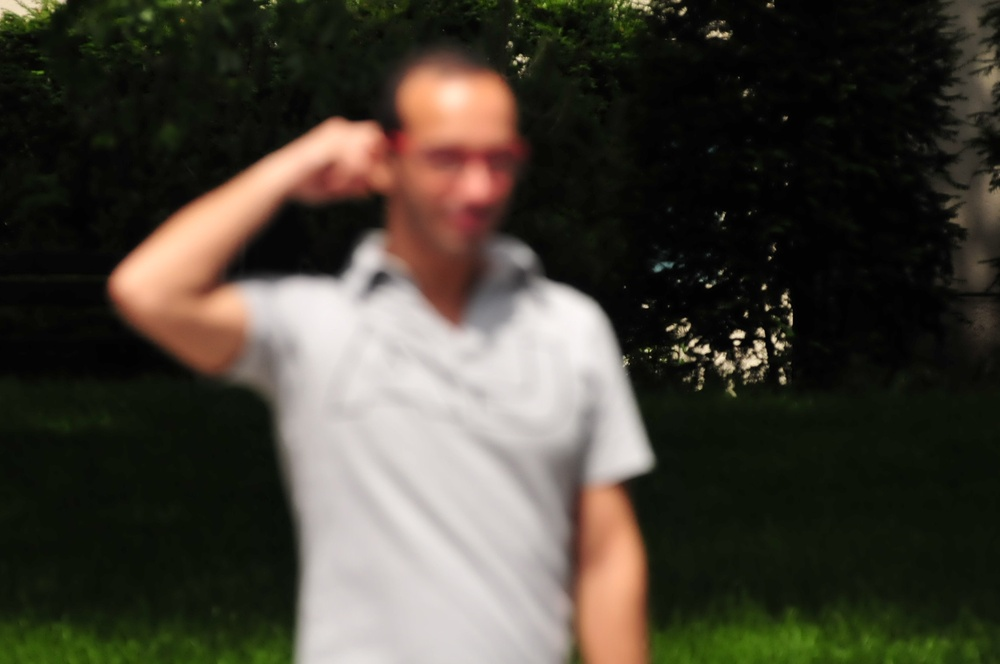
%> input picture Assets/Image2.JPG, 1000 x 664 px, shrunk from 2144 x 1424 before the run
$ octave image2.m   (GNU Octave 9; MATLAB toolbox functions it lacks are replaced by stand-ins)
%> lines starting %> are read from the running program, lines starting %| are printed output that depends on the picture
%==========================================================================
% IMAGE 2: COLOR DEBLURRING AND ENHANCEMENT
%==========================================================================
% Purpose: Recover clarity from a blurred color image
% Problem: Strong defocus blur (loss of detail)
% Techniques: Blind Deconvolution (per channel), Sharpening, Contrast Enhance
%==========================================================================

clear all; close all; clc;

%% Initial path setup
path = "C:\Users\DELL\Desktop\ICV_Assignment";
cd(path);

% Paths
imagePath = 'Assets/Image2.JPG';
outputFolder = 'Output/Image2/';

if ~exist(outputFolder, 'dir')
    mkdir(outputFolder);
end

%% Load Image
img = imread(imagePath);
%> img is the input picture: size 664x1000x3 uint8; mean R, G, B 68.5, 64, 53.7
img = im2double(img);
%> img: size 664x1000x3 double

%% Image Metrics
[rows, cols, channels] = size(img);
%> rows = 664; cols = 1000; channels = 3
numPixels = rows * cols;
%> numPixels = 664000

fprintf('--- Image Metrics ---\n');
fprintf('Width: %d pixels\n', cols);
%| Width: 1000 pixels
fprintf('Height: %d pixels\n', rows);
%| Height: 664 pixels
fprintf('Channels: %d\n', channels);
%| Channels: 3
fprintf('Total Pixels: %d\n', numPixels);
%| Total Pixels: 664000

%% Split Channels
R = img(:,:,1);
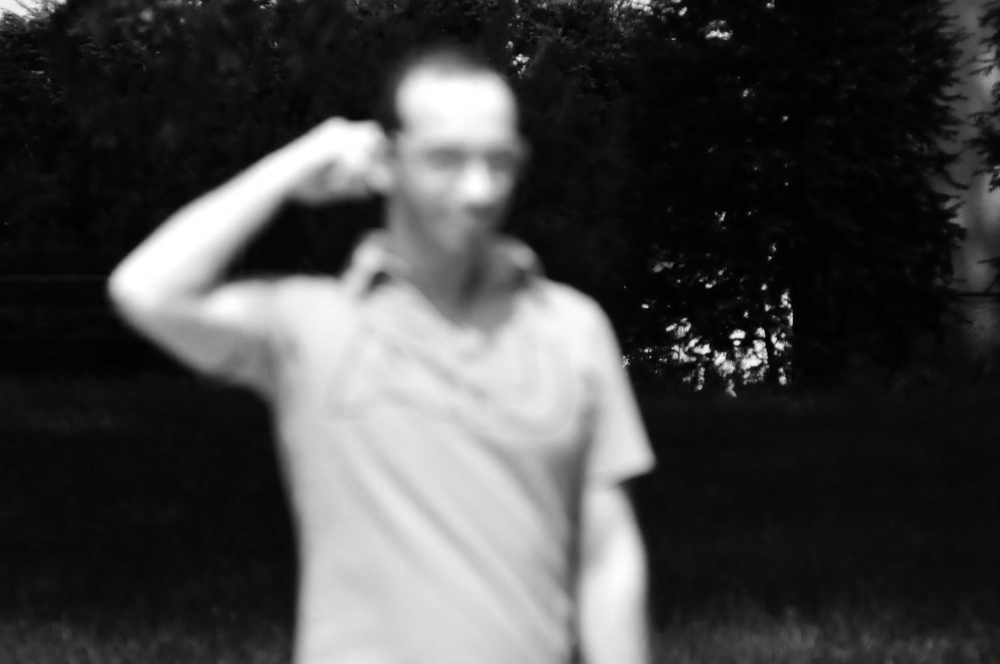
%> R: size 664x1000 double; min 0, max 1, mean 0.269
G = img(:,:,2);
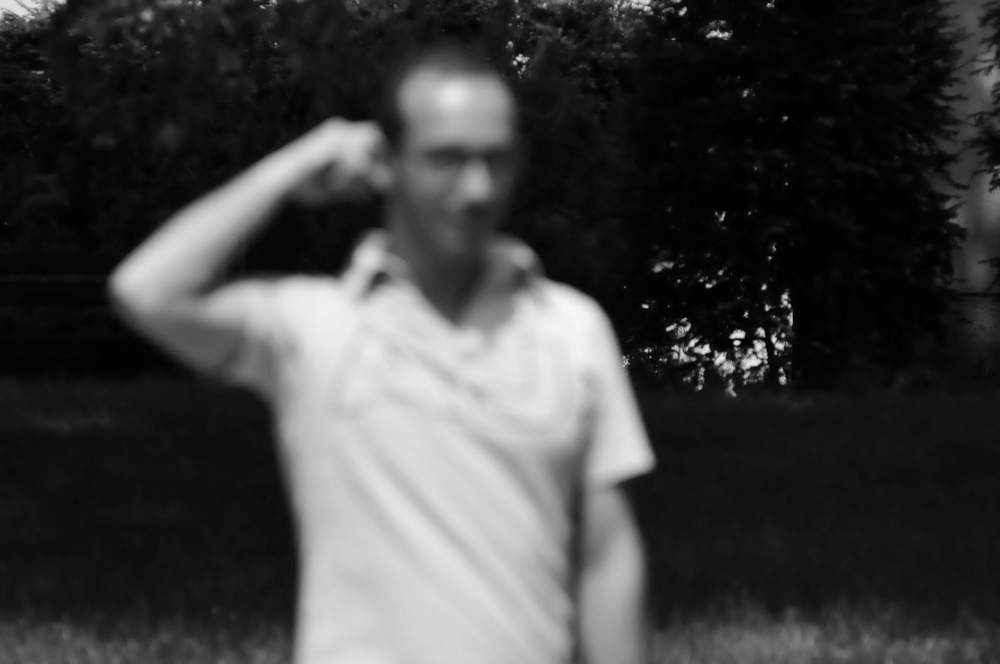
%> G: size 664x1000 double; min 0, max 0.965, mean 0.251
B = img(:,:,3);
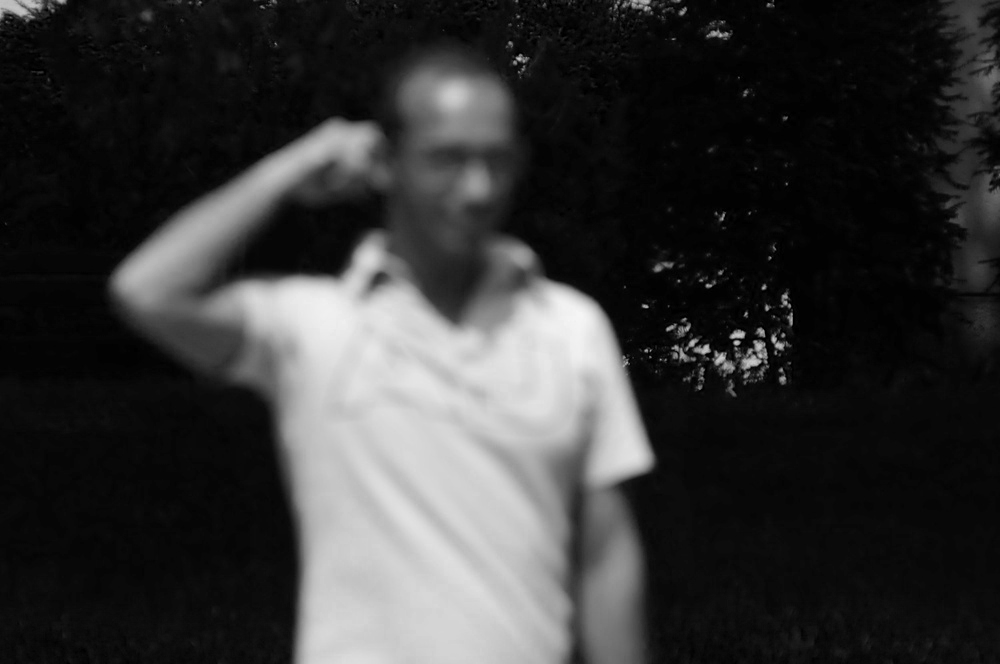
%> B: size 664x1000 double; min 0, max 0.961, mean 0.211

%% Blind Deconvolution (Per Channel)

psf_size = 35;
psf_sigma = 7;
iterations = 50;

PSF = fspecial('gaussian', psf_size, psf_sigma);

%> (the run ends here)

$ run again, with Assets/Image1.jpg copied over Assets/Image2.JPG
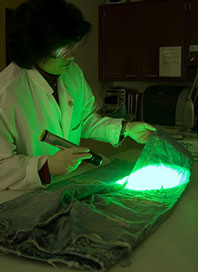
%> input picture Assets/Image1.jpg, 198 x 272 px
%> img is the input picture: size 272x198x3 uint8; mean R, G, B 42.7, 69, 32.5
%> img: size 272x198x3 double
%| Width: 198 pixels
%| Height: 272 pixels
%| Channels: 3
%| Total Pixels: 53856
%> `G = img(:,:,2);`:
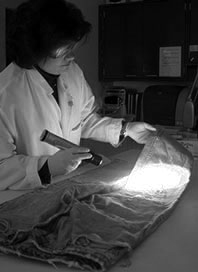
%> G: size 272x198 double; min 0, max 1, mean 0.271
%> `B = img(:,:,3);`:
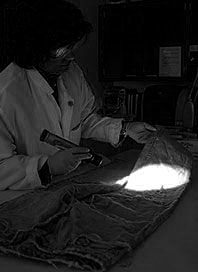
%> B: size 272x198 double; min 0, max 1, mean 0.127

$ run again, with Assets/Image4.jpg copied over Assets/Image2.JPG
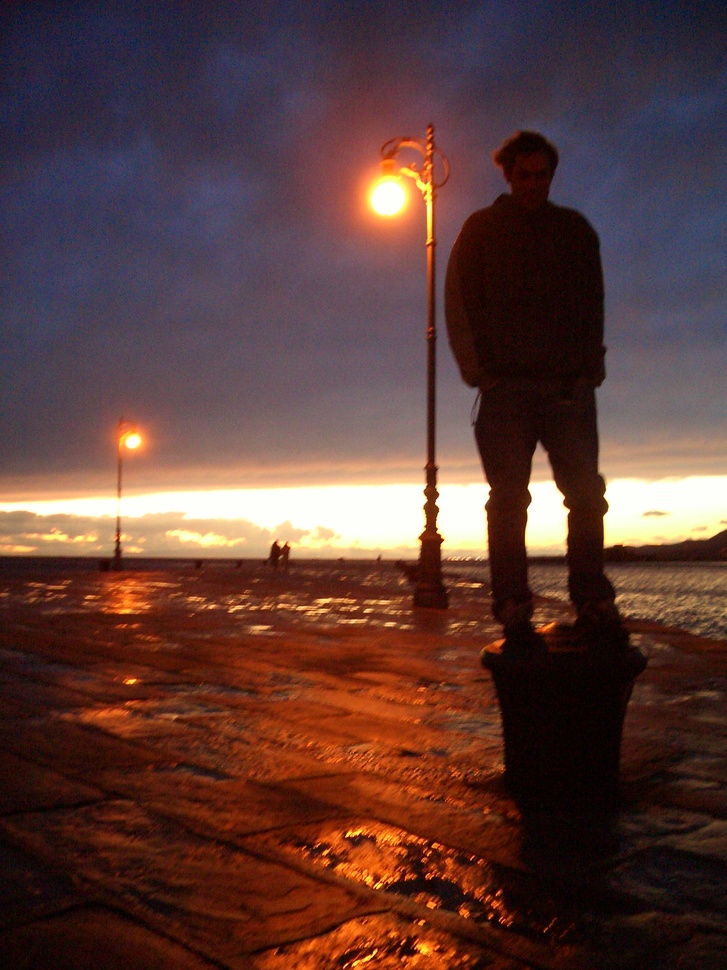
%> input picture Assets/Image4.jpg, 727 x 970 px, shrunk from 1200 x 1600 before the run
%> img is the input picture: size 970x727x3 uint8; mean R, G, B 91.4, 59.8, 55.3
%> img: size 970x727x3 double
%| Width: 727 pixels
%| Height: 970 pixels
%| Channels: 3
%| Total Pixels: 705190
%> `R = img(:,:,1);`:
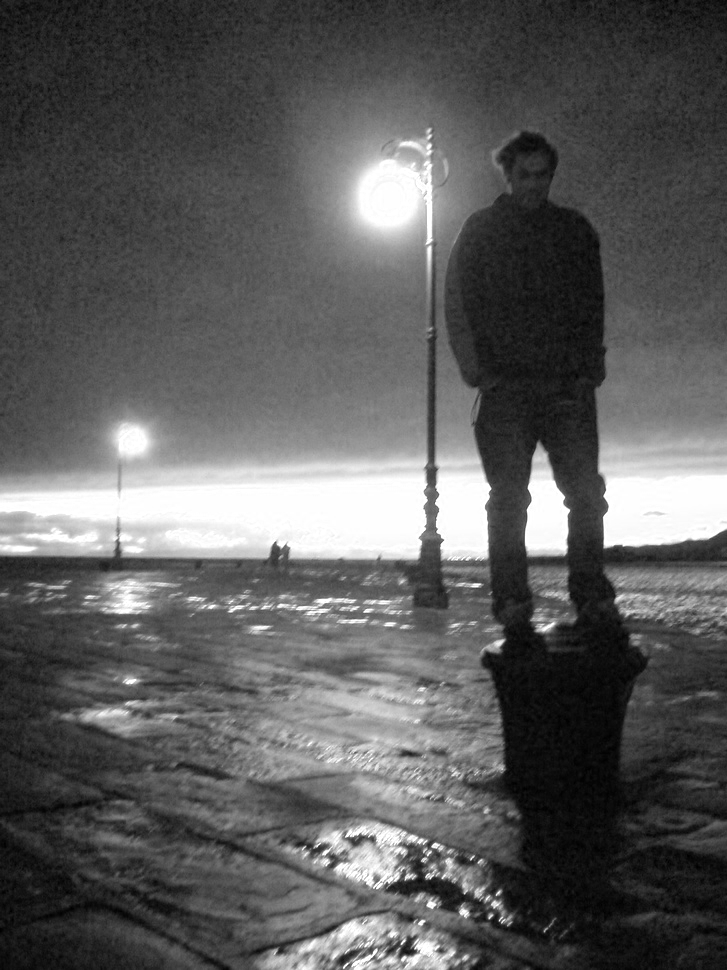
%> R: size 970x727 double; min 0, max 1, mean 0.358
%> `B = img(:,:,3);`:
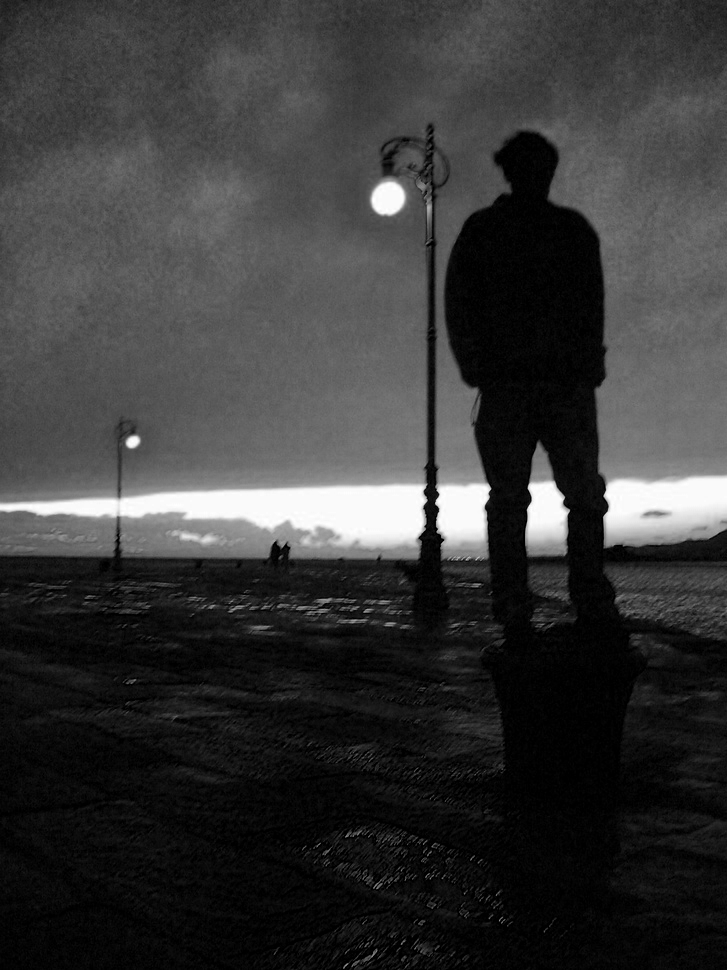
%> B: size 970x727 double; min 0, max 1, mean 0.217

$ run again, with Assets/Image5.jpg copied over Assets/Image2.JPG
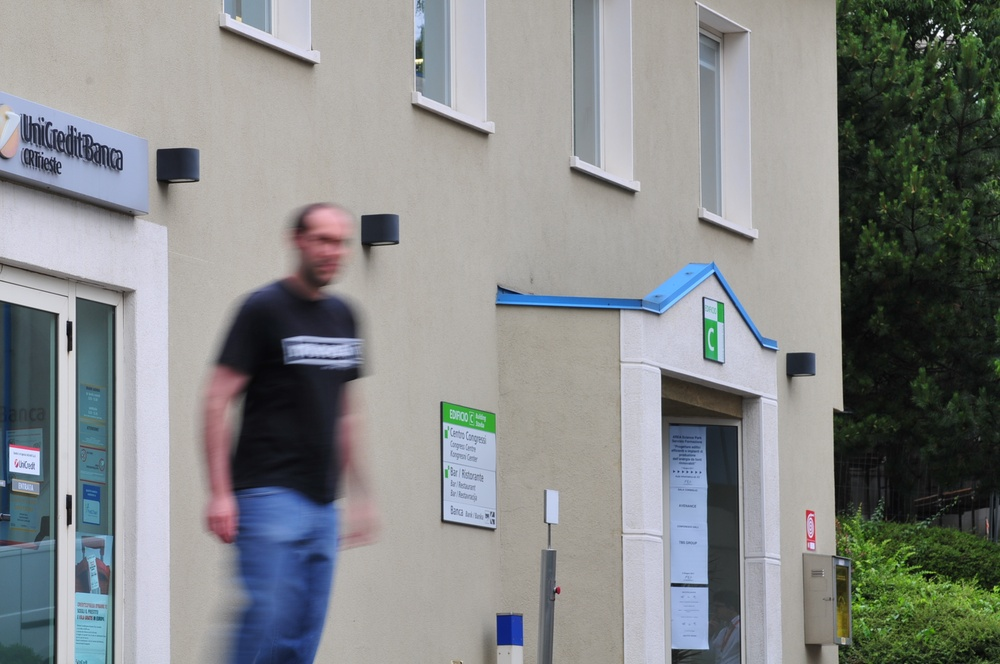
%> input picture Assets/Image5.jpg, 1000 x 664 px, shrunk from 2144 x 1424 before the run
%> img is the input picture: size 664x1000x3 uint8; mean R, G, B 134.3, 137.1, 137.1
%> img: size 664x1000x3 double
%| Width: 1000 pixels
%| Height: 664 pixels
%| Channels: 3
%| Total Pixels: 664000
%> `G = img(:,:,2);`:
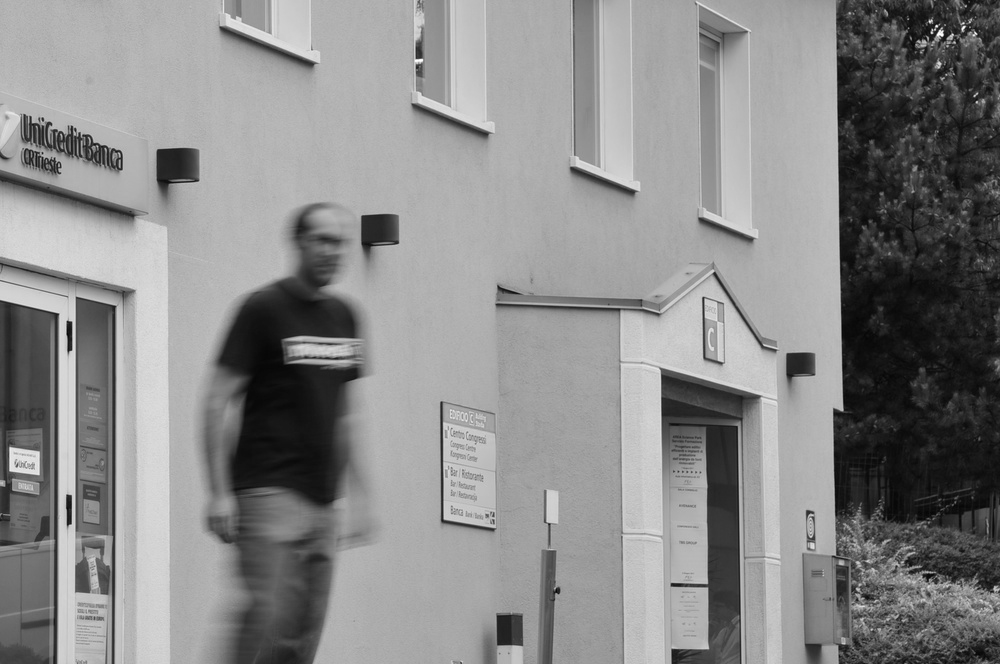
%> G: size 664x1000 double; min 0.0196, max 1, mean 0.538
%> `B = img(:,:,3);`:
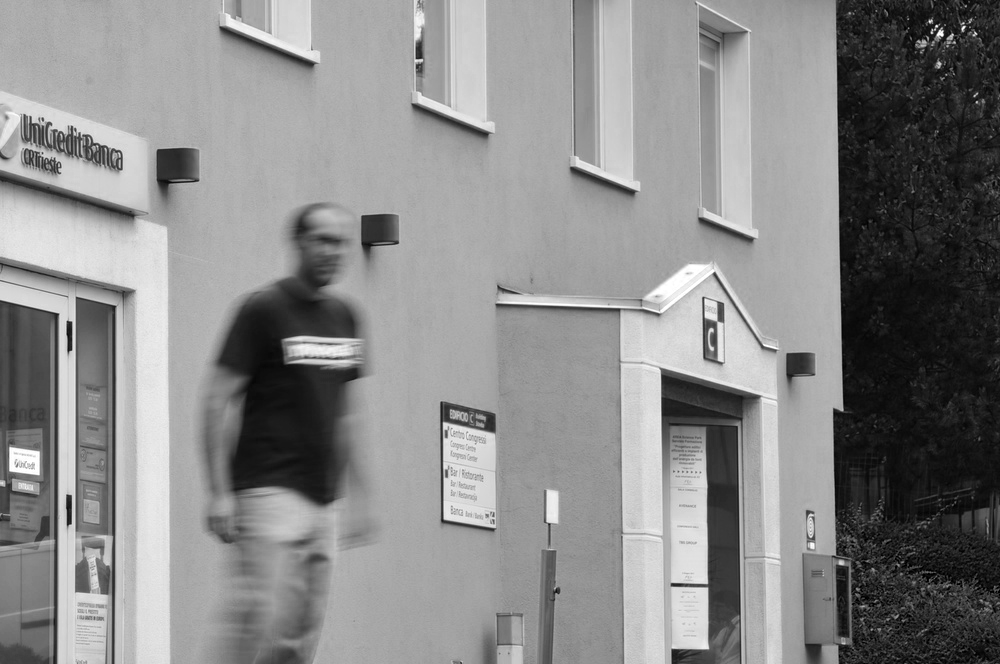
%> B: size 664x1000 double; min 0, max 1, mean 0.538
